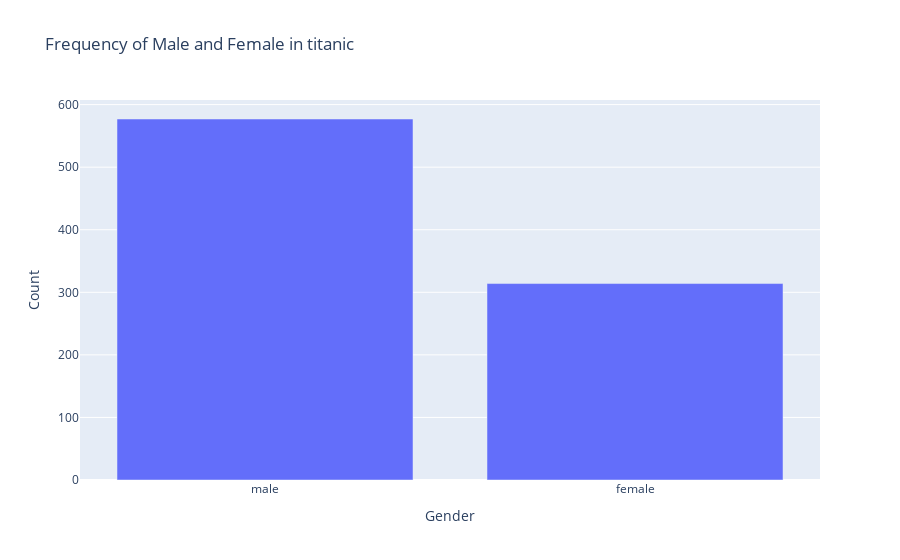

The code cell stored with this chart in its notebook:
### Markdown cell above
Categorical data is usually displayed graphically as frequency bar charts and as pie charts:

### Frequency bar chart

### Code cell
fig = go.Figure(go.Bar(
    x=titanic_data['Sex'],y=titanic_data['Sex'].value_counts(),
))
fig.update_layout(title_text='Frequency of Male and Female in titanic',xaxis_title="Gender",yaxis_title="Count")

### Figure 1 — Plotly figure (JSON) as saved in the notebook; plotly's stock layout.template omitted (floating-point values rounded to 4 significant figures; data arrays with more than 128 entries replaced by an {"elided": "..."} marker saying what was removed)
{"data": [{"type": "bar", "x": {"elided": "891 str values"}, "y": [577, 314]}], "layout": {"title": {"text": "Frequency of Male and Female in titanic"}, "xaxis": {"title": {"text": "Gender"}}, "yaxis": {"title": {"text": "Count"}}}}
